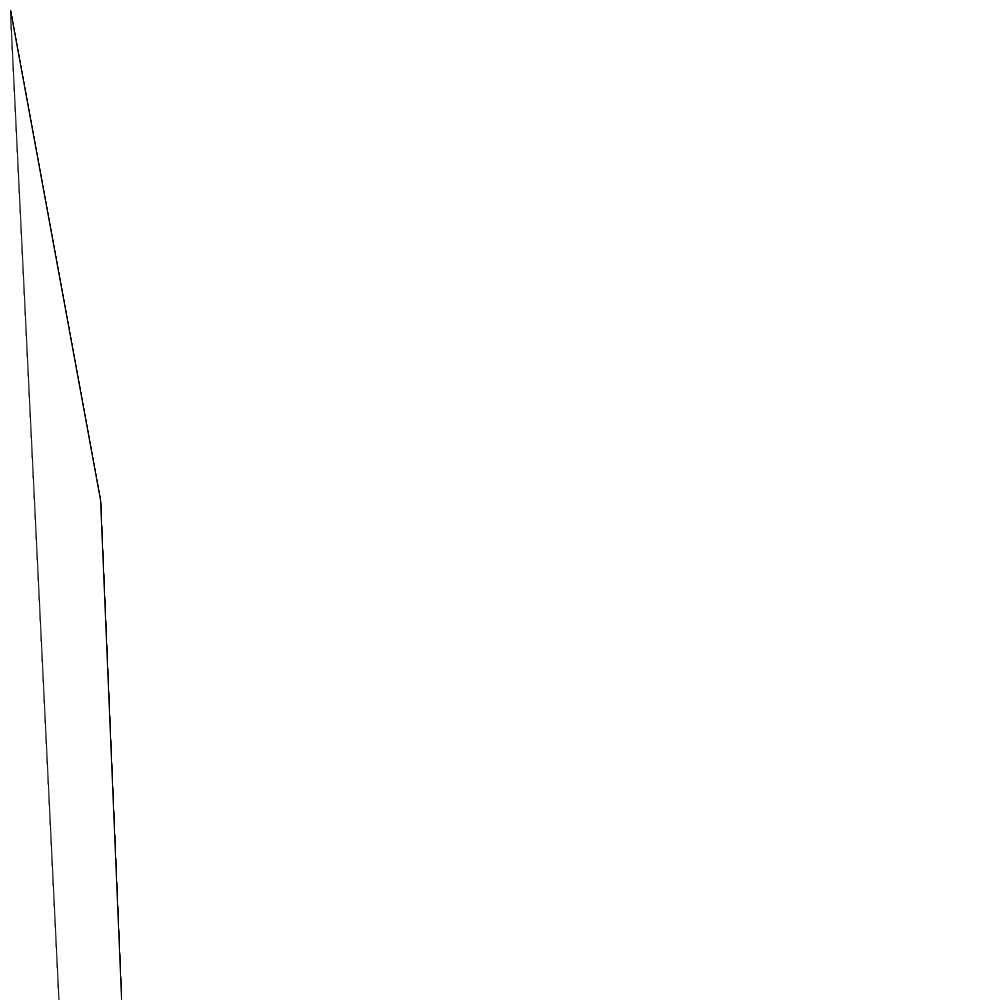
Frame 1 (no input)
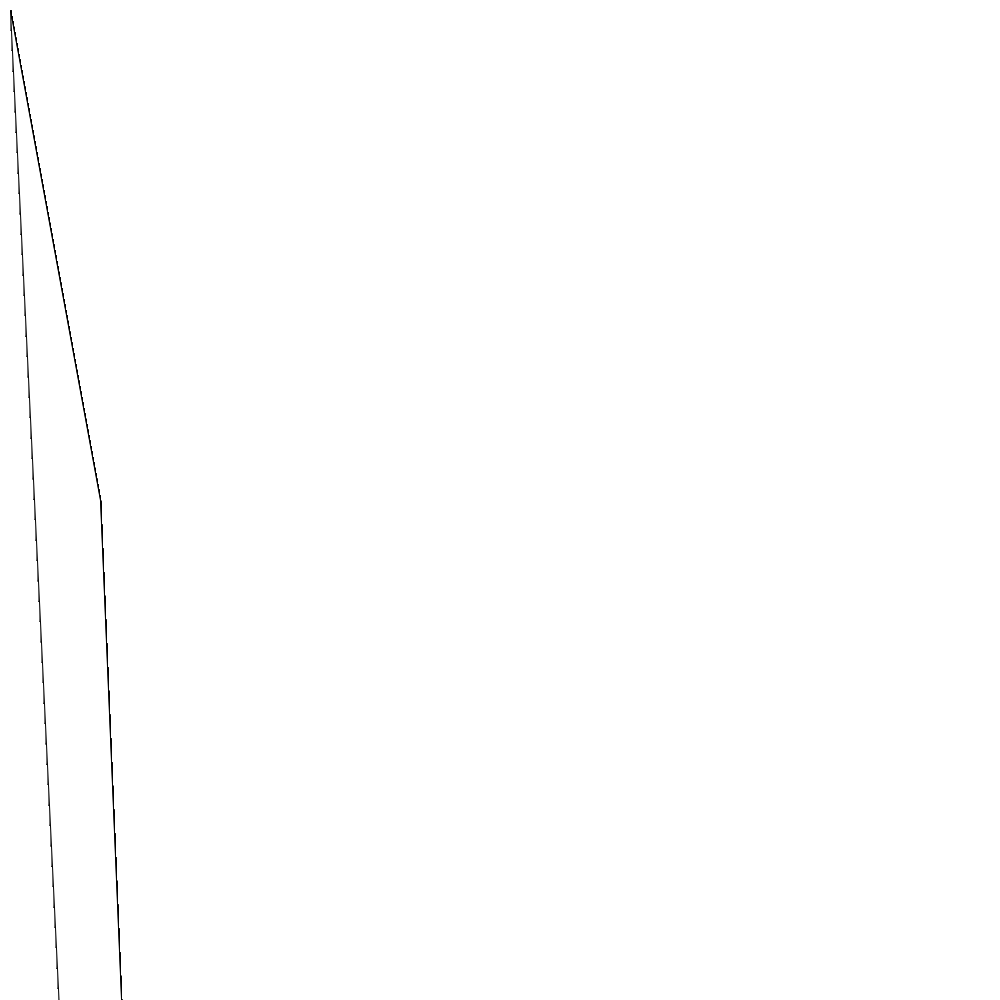
Frame 60 (the mouse pressed at the canvas centre just before this capture)
Frame 120 (the mouse held since frame 60 and released just before this capture): identical to frame 60, image omitted

The Processing sketch that drew these frames (run headless with seeded random() and noise(); from frame 60 on, the mouse is pressed at the canvas centre):

// Processing sketch: bono_7
// ── bono_7.pde
float num = 1;
float steps = width / num;

void setup() {
size(1000,1000);
background(255);
}

void draw() {
dibujarTriangulo(10, 10, 100, 500, 500, 100, 10);

}
void dibujarTriangulo(float x1, float y1, float x2, float y2, float x3, float y3, int num) {
  for(int i = 0; i < num; i++) {
  triangle(x1, y1, x2, y2, x3, y3*steps);
  }
}

  
